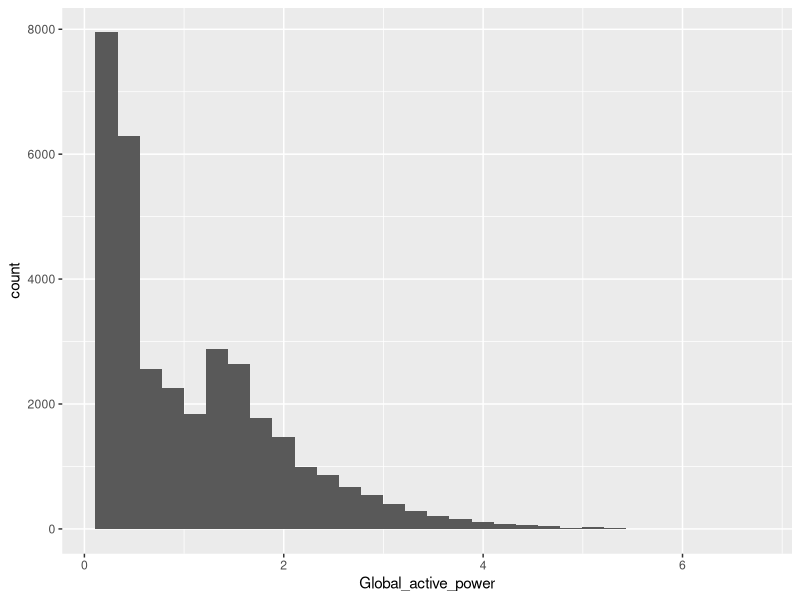
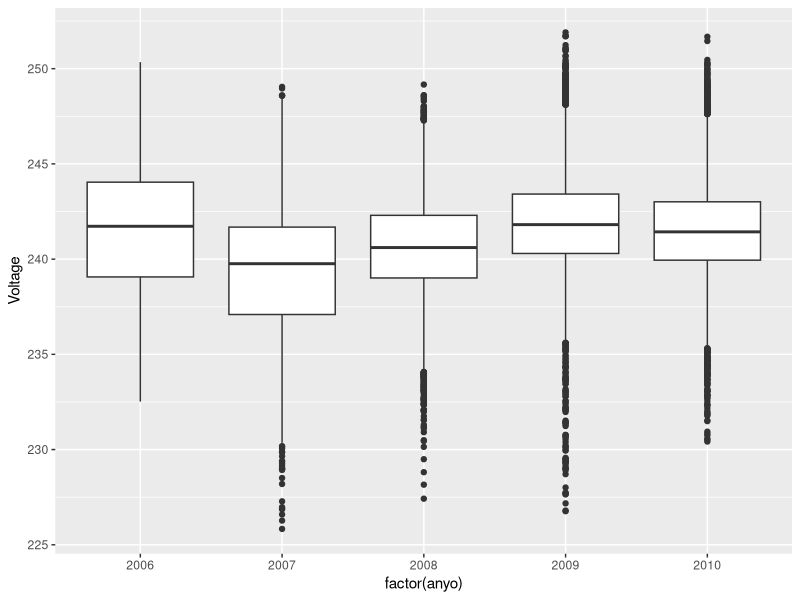
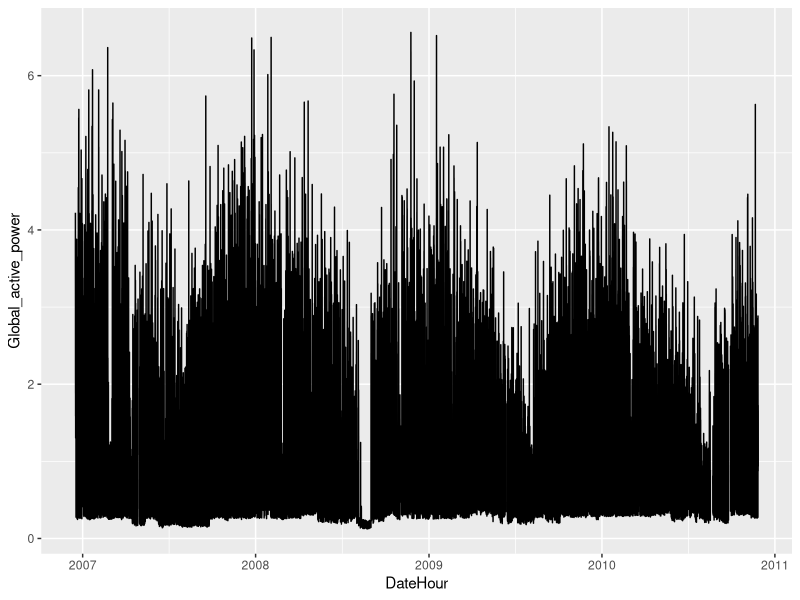
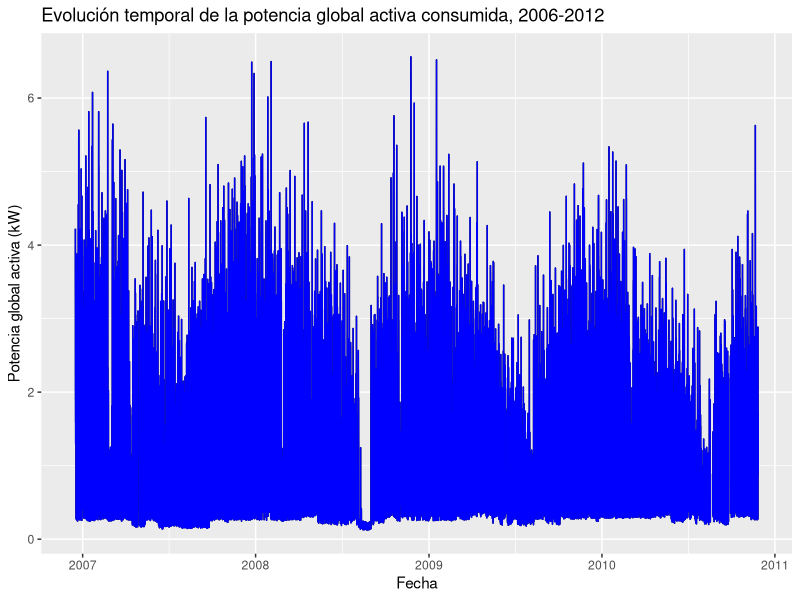
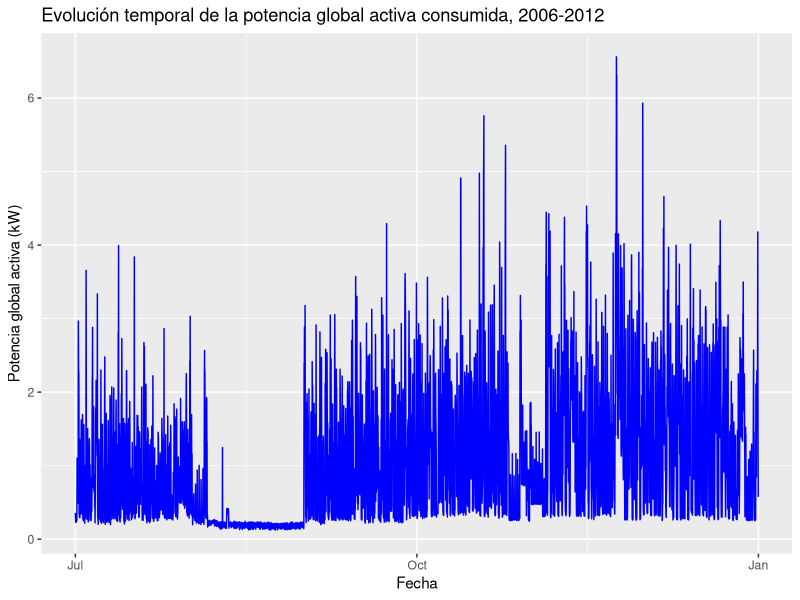
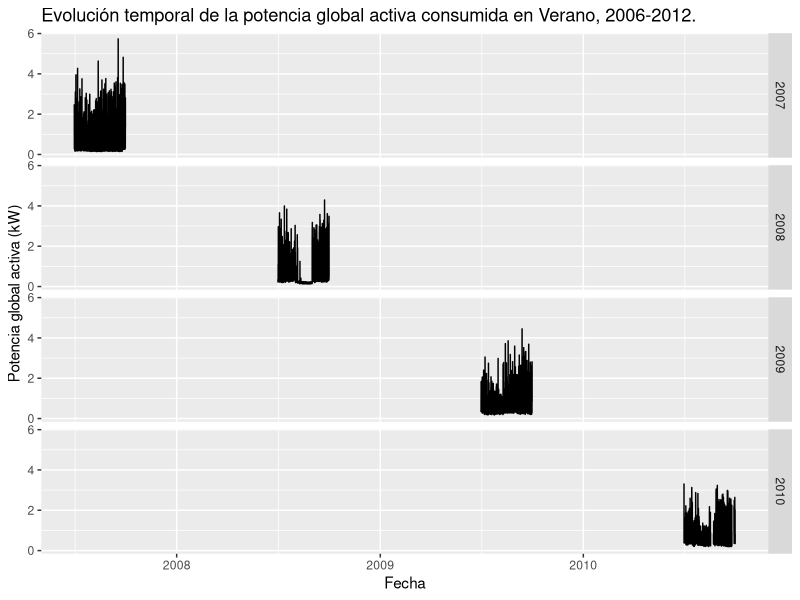
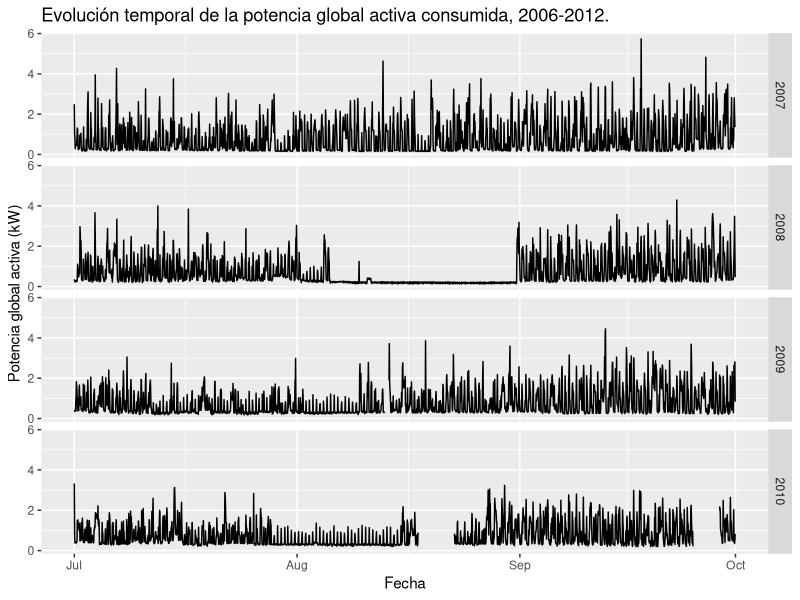
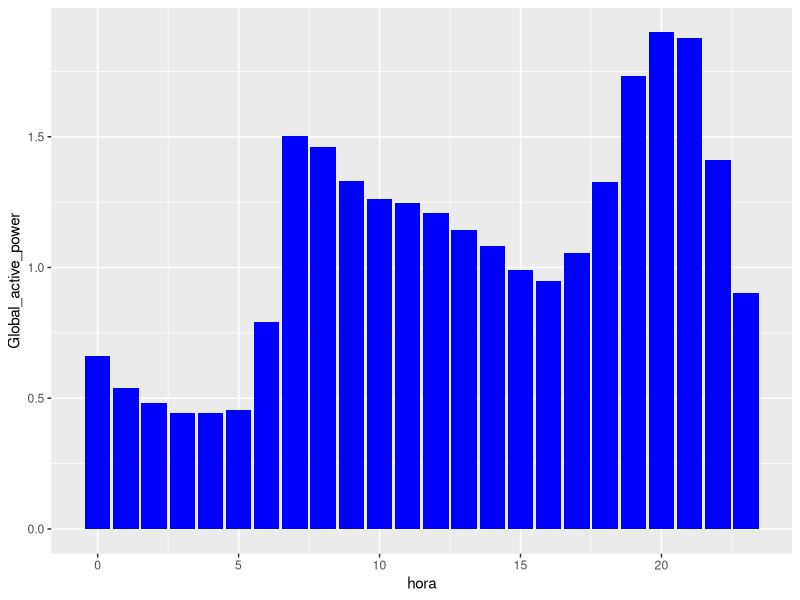

Here is the R script that generated these plots, in order:
## ---- chunk 1
## cargamos los paquetes "lubridate", "dplyr" y "ggplot2"
library("lubridate")
library("dplyr")
library("ggplot2")

## ---- chunk 2
### insertar el código para importar (cargamos los datos):
vivienda <- read.table(file = "data/household-hourly-power-consumption.txt",
                       header=TRUE, 
                       sep=";", 
                       dec=".", 
                       stringsAsFactors = FALSE)

## ---- chunk 3
## nada que completar
vivienda  <- vivienda %>%
  mutate(DateHour = ymd_hms(DateHour),
         anyo = year(DateHour),
         mes = month(DateHour),
         diames = day(DateHour),
         diasemana = wday(DateHour, label=TRUE, abbr= FALSE),
         diaanyo = yday(DateHour),
         hora = hour(DateHour))
## ---- chunk 4
## completad aquí para conseguir un histograma de la potencia
ggplot(data = vivienda, aes(x = Global_active_power)) + geom_histogram()

## ---- chunk 5
ggplot(data = vivienda, aes(x = factor(anyo), y = Voltage)) + geom_boxplot()

## ---- chunk 6
p <- ggplot(data = vivienda, aes(x = DateHour, y = Global_active_power)) + geom_line()
p

## ---- chunk 7
p + geom_line(colour = "blue") + 
  labs(title = 'Evolución temporal de la potencia global activa consumida, 2006-2012',x = 'Fecha', y ='Potencia global activa (kW)')

#Guardamos la gráfica
ggsave(filename = "figures/potencia-global-activa-2006-2012.png", plot= last_plot(), width = 10, height = 7)

## ---- chunk 8
viviendaJD2008 <- vivienda %>%
filter(anyo==2008, between(mes, 07, 12))

x <- ggplot (data = viviendaJD2008, aes (y = Global_active_power, x = DateHour)) + geom_line(colour = "blue") + labs(title = 'Evolución temporal de la potencia global activa consumida, 2006-2012' , x = 'Fecha' , y ='Potencia global activa (kW)') 

x

#Guardamos la gráfica
ggsave(filename = "figures/potencia-global-activa-julio-diciembre-2008.png", plot= last_plot(), width = 10, height = 7)


## ---- chunk 9
viviendaVerano0710 <- vivienda %>%
 filter(between(mes, 07, 09), between(anyo, 2007, 2010))

y <- ggplot (data = viviendaVerano0710, aes (y = Global_active_power, x = DateHour)) + geom_line() + 
  labs(title = 'Evolución temporal de la potencia global activa consumida en Verano, 2006-2012.' , x = 'Fecha' , y ='Potencia global activa (kW)') + 
  facet_grid(anyo ~ .)
y

## ---- chunk 10
viviendaVerano <- vivienda %>%
 filter(between(mes, 07, 09), between(anyo, 2007, 2010)) %>%
 mutate(DateHourBase = DateHour - years(anyo))

## ---- chunk 11
q <- ggplot (data = viviendaVerano, aes (y = Global_active_power, x = DateHourBase)) +
  geom_line() + 
  labs(title = 'Evolución temporal de la potencia global activa consumida, 2006-2012.' , x = 'Fecha' , y ='Potencia global activa (kW)') + facet_grid(anyo ~ .)
q

## ---- chunk 12
## completad aquí para obtener resumen.horario
resumen.horario <- vivienda %>%
group_by(hora) %>%
summarise(Global_active_power = mean(Global_active_power, na.rm = TRUE),n = n())

## ---- chunk 13
## completad aquí para obtener evolución horario de la potencia glocal activa
z <- ggplot(data = resumen.horario, aes(x = hora, y = Global_active_power)) + 
  geom_bar(stat = 'identity', fill = 'blue')
z


## ---- chunk 14
## completad aquí para añadir etiquetas encima de cada barra con el valor
## de la potencia
p + geom_text(aes(label = formatC(Global_active_power,3), vjust = 0))
## ---- chunk 15
## Completad aquí para obtener resumen.horario.dia.
resumen.horario.dia <- vivienda %>%
group_by(hora,diasemana) %>%
summarise(Global_active_power = mean(Global_active_power, na.rm = TRUE),n = n())
## ---- chunk 16
resumen.horario.dia %>%
ggplot(aes(x = hora, y = Global_active_power,fill = diasemana)) +
geom_line(stat = 'identity',aes(colour=diasemana))

